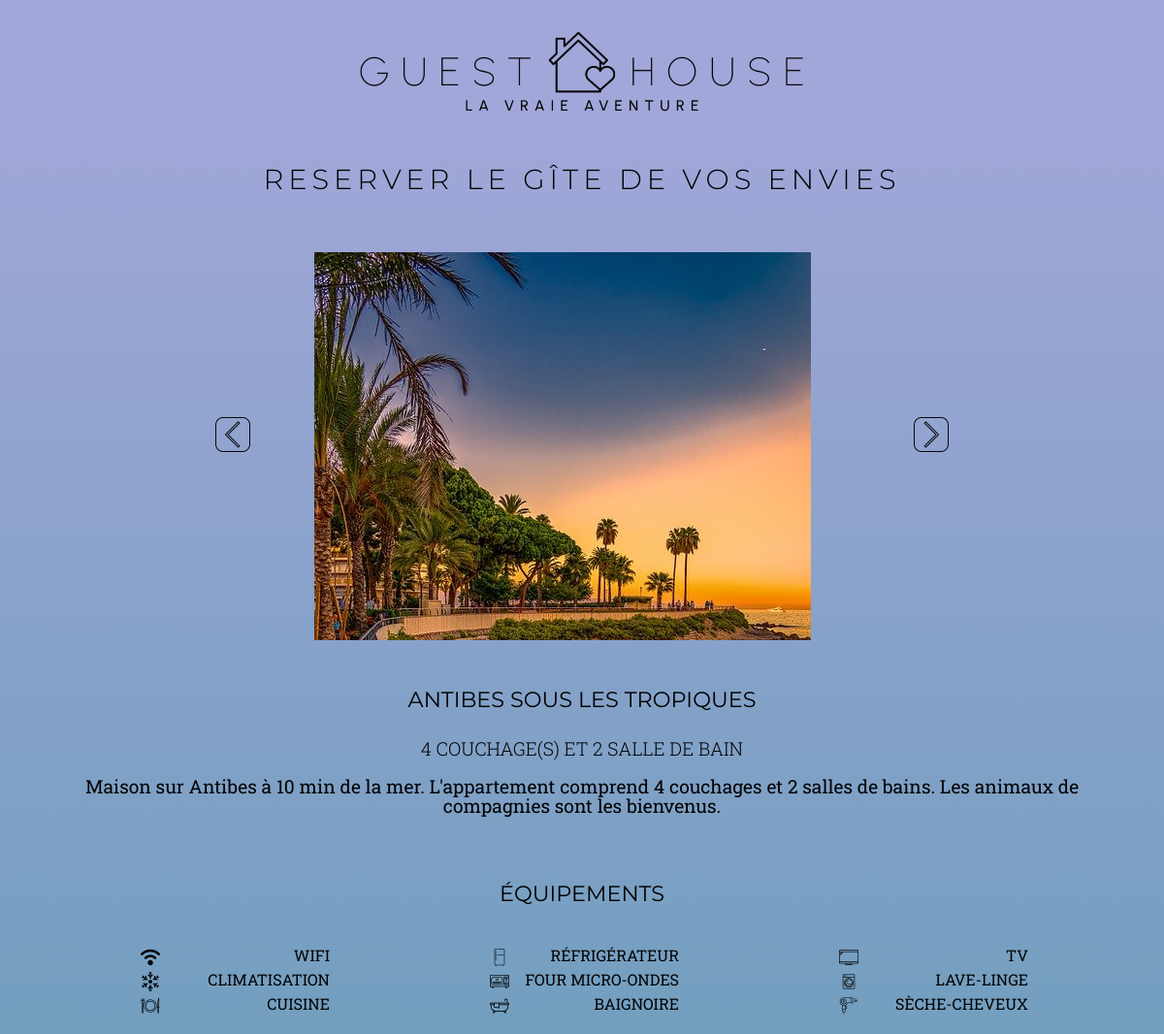
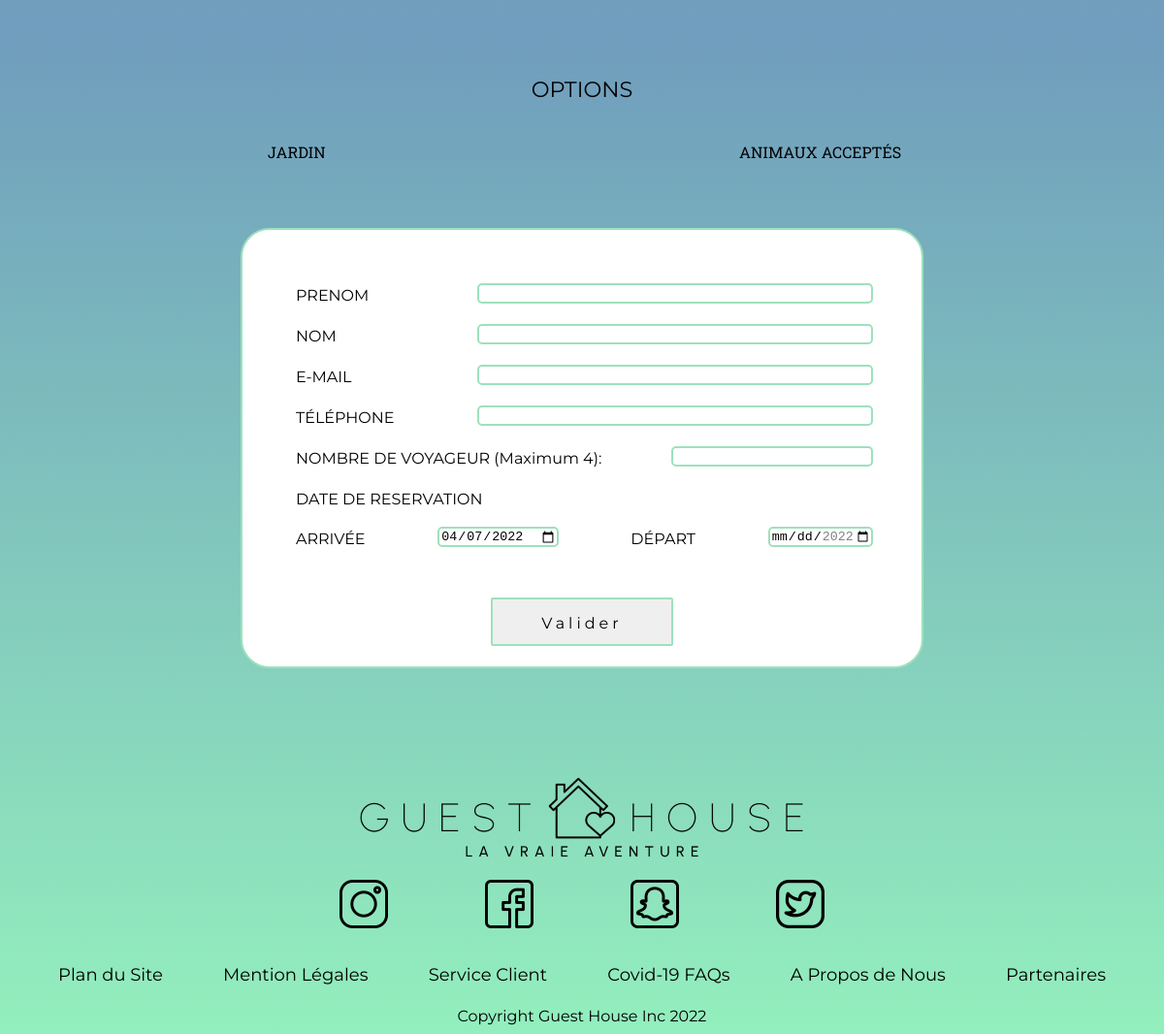
/resa-user-form.php?id=78, run on the app's committed database (2 pictures, top to bottom).
### tables this page shows
CREATE TABLE IF NOT EXISTS `image` (
  `id_image` int(11) NOT NULL AUTO_INCREMENT,
  `id_gite` int(11) NOT NULL,
  `name_image` varchar(255) NOT NULL,
  PRIMARY KEY (`id_image`)
);

CREATE TABLE IF NOT EXISTS `cottages` (
  `id_gite` int(11) NOT NULL AUTO_INCREMENT,
  `id_categ` int(11) NOT NULL,
  `name_gite` varchar(255) NOT NULL,
  `name_simple_gite` varchar(255) NOT NULL,
  `location_gite` varchar(255) NOT NULL,
  `profil_gite` varchar(255) NOT NULL,
  `desc_gite` text NOT NULL,
  `nbr_sleeping` int(11) NOT NULL,
  `nbr_bathroom` int(11) NOT NULL,
  `price_night` int(11) NOT NULL,
  PRIMARY KEY (`id_gite`)
);

CREATE TABLE IF NOT EXISTS `options` (
  `id_suppl` int(11) NOT NULL AUTO_INCREMENT,
  `name_suppl` varchar(25) NOT NULL,
  PRIMARY KEY (`id_suppl`)
);

### resa-user-form.php (the view, shortened to what this page needs)
<?php
require_once 'connect.php';
$idGite = $_GET['id'];
$reqGite = $db->prepare('SELECT `id_categ`, `name_gite`, `name_simple_gite`, `location_gite`, `profil_gite`, `desc_gite`, `nbr_sleeping`, `nbr_bathroom`, `price_night` FROM `cottages` WHERE `id_gite` = :id_gite');
$reqGite->bindParam('id_gite', $idGite, PDO::PARAM_INT);
$reqGite->execute();
$value = $reqGite->fetch(PDO::FETCH_ASSOC);
$redgGiteOpt = $db->prepare('SELECT `id_gite_suppl`, `id_gite`, `id_suppl` FROM `gite_option` WHERE `id_gite` = :id_gite ORDER BY `id_suppl` ASC');
$redgGiteOpt->bindParam('id_gite', $idGite, PDO::PARAM_STR);
$redgGiteOpt->execute();
$valuegGiteOpt = $redgGiteOpt->fetchAll(PDO::FETCH_ASSOC);
$reqImage = $db->prepare('SELECT `name_image` FROM `image` WHERE `id_gite` = :id_gite');
$reqImage->bindParam('id_gite', $idGite, PDO::PARAM_INT);
$reqImage->execute();
$valueImage = $reqImage->fetchAll(PDO::FETCH_ASSOC);
?>
<!DOCTYPE html>
<html lang="en">
<head>
    <link rel="stylesheet" href="./templates/css/style.css">
</head>
<body class="body-resa">
    <header>
        <figure class="justify-header">
            <a href="#"><img src="./templates/img/icon/logo.png" alt="Logo du Site"></a>
        </figure>
    </header>
    <main class="reservation-utilisateur">
        <div class="reservation-user">
            <h1 class="titre-resa-user">RESERVER LE GÎTE DE VOS ENVIES</h1>
        </div>
        <div id="slider">
            <div id="slider-container"><img src="./img/gite/<?= $valueImage[0]['name_image'] ?>" alt="image du slider" id="slide"></div>
            <div id="left"><img src="./templates/img/icon/left.png" alt="Bouton fleche gauche"></div>
            <div id="right"><img src="./templates/img/icon/right.png" alt="Bouton fleche droite"></div>
        </div>
        <h2 class="titre-logement"><?= $value['name_gite'] ?></h2>
        <p class="description-resa-user"><?= $value['nbr_sleeping'] ?> couchage(s) et <?= $value['nbr_bathroom'] ?> salle de bain</p>
        <p class="row-limit-size description-gite"><?= $value['desc_gite'] ?></p>
        <h2 class="titre-logement">ÉQUIPEMENTS</h2>
        <div class="row-limit-size equipements">
            <div class="equip-flex">
                <figcaption class="flex-btw">
                    <img src="./templates/img/icon/wifi.png" alt="wifi logo">
                    <p class="equip-figcap">WIFI</p>
                </figcaption>
                <figcaption class="flex-btw">
                    <img src="./templates/img/icon/clima.png" alt="clima logo">
                    <p class="equip-figcap">CLIMATISATION</p>
                </figcaption>
                <figcaption class="flex-btw">
                    <img src="./templates/img/icon/cuisine.png" alt="assiette logo">
                    <p class="equip-figcap">CUISINE</p>
                </figcaption>
            </div>
            <div class="equip-flex">
                <figcaption class="flex-btw">
                    <img src="./templates/img/icon/frigo.png" alt="refrigerateur logo">
                    <p class="equip-figcap">RÉFRIGÉRATEUR</p>
                </figcaption>
                <figcaption class="flex-btw">
                    <img src="./templates/img/icon/four.png" alt="micro-ondes logo">
                    <p class="equip-figcap">FOUR MICRO-ONDES</p>
                </figcaption>
                <figcaption class="flex-btw">
                    <img src="./templates/img/icon/baignoire.png" alt="abaignoire logo">
                    <p class="equip-figcap">BAIGNOIRE</p>
                </figcaption>
            </div>
            <div class="equip-flex">
                <figcaption class="flex-btw">
                    <img src="./templates/img/icon/tv.png" alt="tv logo">
                    <p class="equip-figcap">TV</p>
                </figcaption>
                <figcaption class="flex-btw">
                    <img src="./templates/img/icon/lave-linge.png" alt="lave-linge logo">
                    <p class="equip-figcap">LAVE-LINGE</p>
                </figcaption>
                <figcaption class="flex-btw">
                    <img src="./templates/img/icon/seche.png" alt="seche-cheveux logo">
                    <p class="equip-figcap">SÈCHE-CHEVEUX</p>
                </figcaption>
            </div>
        </div>
        <h2 class="titre-logement">OPTIONS</h2>
        <div class="row-limit-size equipements">
            <?php
            if (!empty($valuegGiteOpt[0]['id_suppl'])) {
                $reqOpt = $db->prepare('SELECT `id_suppl`, `name_suppl` FROM `options` WHERE `id_suppl` = :opt');
                $reqOpt->bindParam('opt', $valuegGiteOpt[0]['id_suppl'], PDO::PARAM_INT);
                $reqOpt->execute();
                $valueOpt = $reqOpt->fetch(PDO::FETCH_ASSOC);
            ?>
                <figcaption class="flex-btw padd-option">
                    <p class="equip-figcap"><?= $valueOpt['name_suppl'] ?></p>
                </figcaption>
            <?php
            }
            ?>
            <?php
            if (!empty($valuegGiteOpt[1]['id_suppl'])) {
                $reqOpt = $db->prepare('SELECT `id_suppl`, `name_suppl` FROM `options` WHERE `id_suppl` = :opt');
                $reqOpt->bindParam('opt', $valuegGiteOpt[1]['id_suppl'], PDO::PARAM_INT);
                $reqOpt->execute();
                $valueOpt = $reqOpt->fetch(PDO::FETCH_ASSOC);
            ?>
                <figcaption class="flex-btw padd-option">
                    <p class="equip-figcap"><?= $valueOpt['name_suppl'] ?></p>
                </figcaption>
            <?php
            }
            ?>
        </div>
        <section class="row-limit-size section-padding">
            <form action="#form-resa-user" method="POST" class="form-envoie-resa" id="form-resa-user">
                <div class="flex-btw">
                    <label for="firstname_client" class="label-form-filter">PRENOM</label>
                    <input type="text" class="input-resa" name="firstname_client" id="firstname_client" required>
                </div>
                <br>
                <div class="flex-btw">
                    <label for="lastname_client" class="label-form-filter">NOM</label>
                    <input type="text" name="lastname_client" id="lastname_client" class="input-resa" required>
                </div>
                <br>
                <div class="flex-btw">
                    <label for="mail_client" class="label-form-filter">E-MAIL</label>
                    <input type="email" size="30" name="mail_client" id="mail_client" class="input-resa" required>
                </div>
                <br>
                <div class="flex-btw">
                    <label for="phone_client" class="label-form-filter">TÉLÉPHONE</label>
                    <input type="tel" name="phone_client" id="phone_client" class="input-resa" required>
                </div>
                <br>
                <div class="flex-btw">
                    <label for="nbr_traveller" class="label-form-filter">NOMBRE DE VOYAGEUR (Maximum <?= $value['nbr_sleeping'] ?>): </label>
                    <input type="number" min="1" name="nbr_traveller" id="nbr_traveller" class="input-resa nb-resa" max="<?= $value['nbr_sleeping'] ?>" required>
                </div>
                <br>
                <div class="flex-btw">
                    <label for="" class="label-form-filter">DATE DE RESERVATION</label> <br>
                </div>
                <div class="flex-btw around">
                    <label for="start_date_reserv" class=" label-form-filter">ARRIVÉE</label>
                    <input type="date" min="<?= date('Y-m-d') ?>" value="<?= date('Y-m-d') ?>" class="date-input-resa" name="start_date_reserv" id="start_date_reserv" required>
                    <label for="end_date_reserv" class="label-form-filter">DÉPART</label>
                    <input type="date" min="<?= date('Y-m-d', strtotime('+1 day')) ?>" max="<?= date('Y-m-d', strtotime('+3 months')) ?>" class="date-input-resa" name="end_date_reserv" id="end_date_reserv" required>
                </div>
                <br><br>
                <button class="btn-util btn-filtrer" type="submit" name="submit">Valider</button>
            </form>
        </section>
        <footer>
            <figure class="row-limit-size"><a href="#"><img class="footer-logo" src="./templates/img/icon/logo.png" alt="Logo du site"></a></figure>
            <div class="row-limit-size justify-footer absolut">
                <figure class="reseaux-s"><a href="#"><img class="reseaux-sociaux" src="./templates/img/icon/instagram1.png" alt="Logo d'instagram"></a></figure>
                <figure class="reseaux-s"><a href="#"><img class="reseaux-sociaux" src="./templates/img/icon/facebook1.png" alt="Logo du facebook"></a></figure>
                <figure class="reseaux-s"><a href="#"><img class="reseaux-sociaux" src="./templates/img/icon/snap1.png" alt="Logo du snapchat"></a></figure>
                <figure class="reseaux-s"><a href="#"><img class="reseaux-sociaux" src="./templates/img/icon/twitter.png" alt="Logo du twitter"></a></figure>
            </div>
            <div class="row-limit-size">
                <nav class="menu-footer justify-footer block">
                    <ul>
                        <li><a href="#">Plan du Site</a></li>
                        <li><a href="#">Mention Légales</a></li>
                        <li><a href="#">Service Client</a></li>
                        <li><a href="#">Covid-19 FAQs</a></li>
                        <li><a href="#">A Propos de Nous</a></li>
                        <li><a href="#">Partenaires</a></li>
                    </ul>
                </nav>
                <p class="copyright">Copyright Guest House Inc 2022</p>
            </div>
        </footer>
</body>
</html>

### data on the page
image: name_image (picture)
cottages: name_gite "ANTIBES SOUS LES TROPIQUES", nbr_sleeping "4", nbr_bathroom "2", desc_gite "Maison sur Antibes à 10 min de la mer. L'appartement comprend 4 couchages et 2 salles de bains. Les animaux de compagnies sont les bienvenus."
options: name_suppl "JARDIN"
options: name_suppl "ANIMAUX ACCEPTÉS"
